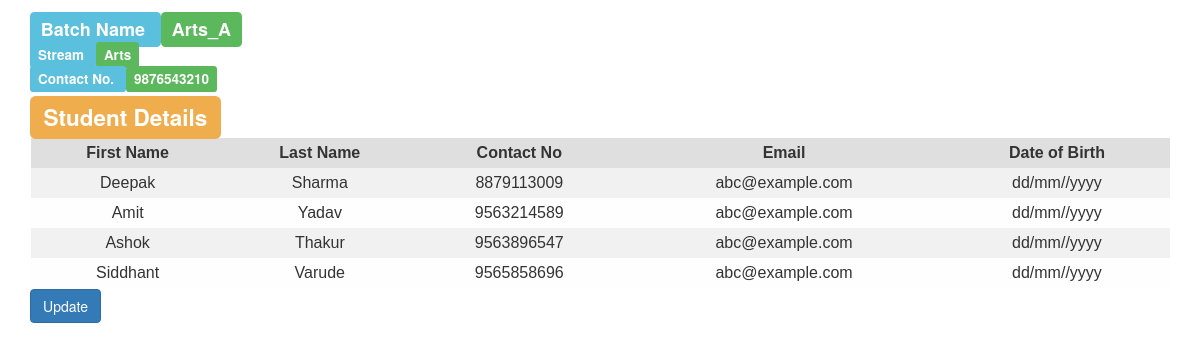
/batch/1/, run on the app's committed database.
### batch/models.py (models this page shows, shortened)
class Batch(models.Model):
    batch_name = models.CharField(max_length=100)
    batch_stream = models.CharField(max_length=100)
    batch_class = models.CharField(max_length=100)
    batch_contact = models.CharField(max_length=100)

class Student(models.Model):
    batch = models.ForeignKey(Batch, on_delete=models.CASCADE)
    first_name = models.CharField(max_length=100)
    last_name = models.CharField(max_length=100)
    student_contact = models.CharField(max_length=100)
    student_email = models.CharField(max_length=100, default='abc@example.com')
    student_DOB = models.CharField(max_length=100, default='dd/mm//yyyy')

### batch/views.py (the view)
# urls.py: url(r'^(?P<batch_id>[0-9]+)/$', views.batch_students, name = 'batch_students'),
def batch_students(request, batch_id):
    batch = get_object_or_404(Batch, pk = batch_id)
    return render(request, 'batch/batch_students.html', {'batch':batch})

### batch/templates/batch/batch_students.html (shortened to what this page needs)
<head>
    <link rel="stylesheet" href="https://maxcdn.bootstrapcdn.com/bootstrap/3.3.7/css/bootstrap.min.css"
>
</head>
<div class="container">
    <h3><span class="label label-info">Batch Name  </span><span class="label label-success">{{ batch.batch_name }} </span> </h3>
    <h4><span class="label label-info">Stream  </span><span class="label label-success">{{ batch.batch_stream }}</span> </h4>
    <h4><span class="label label-info">Contact No.  </span><span class="label label-success">{{ batch.batch_contact }}</span> </h4>
    <h2><b><span class="label label-warning">Student Details  </span></b></h2>
    <table style="width:100%">
        <tr>
            <div class="row">
                <th>First Name</th>
                <th>Last Name</th>
                <th>Contact No</th>
                <th>Email</th>
                <th>Date of Birth</th>
            </div>
      </tr>
        {% for student in batch.student_set.all %}
            <tr>
                <td>{{ student.first_name }}</td>
                <td>{{ student.last_name }}</td>
                <td>{{ student.student_contact }}</td>
                <td>{{ student.student_email }}</td>
                <td>{{ student.student_DOB }}</td>
            </tr>
        {% endfor %}
    </table>
    <a href="/batch/{{ batch.id }}/update_data/" class="btn btn-primary">Update</a>
</div>

### batch/templates/batch/batch_students.html (style rules this page uses)
table { color: #333; font-family: Helvetica, Arial, sans-serif; width: 640px; border-collapse: collapse; border-spacing: 0; }
td, th { border: 1px solid transparent; height: 30px; transition: all 0.3s; text-align: center; }
th { background: #DFDFDF; font-weight: bold; }
td { background: #FAFAFA; text-align: center; }
tr:nth-child(even) td { background: #F1F1F1; }
tr:nth-child(odd) td { background: #FEFEFE; }

### data on the page
Batch: batch_name "Arts_A", batch_stream "Arts", batch_contact "9876543210"
Student: first_name "Deepak", last_name "Sharma", student_contact "8879113009", student_email "abc@example.com", student_DOB "dd/mm//yyyy"
Student: first_name "Amit", last_name "Yadav", student_contact "9563214589", student_email "abc@example.com", student_DOB "dd/mm//yyyy"
Student: first_name "Ashok", last_name "Thakur", student_contact "9563896547", student_email "abc@example.com", student_DOB "dd/mm//yyyy"
Student: first_name "Siddhant", last_name "Varude", student_contact "9565858696", student_email "abc@example.com", student_DOB "dd/mm//yyyy"
